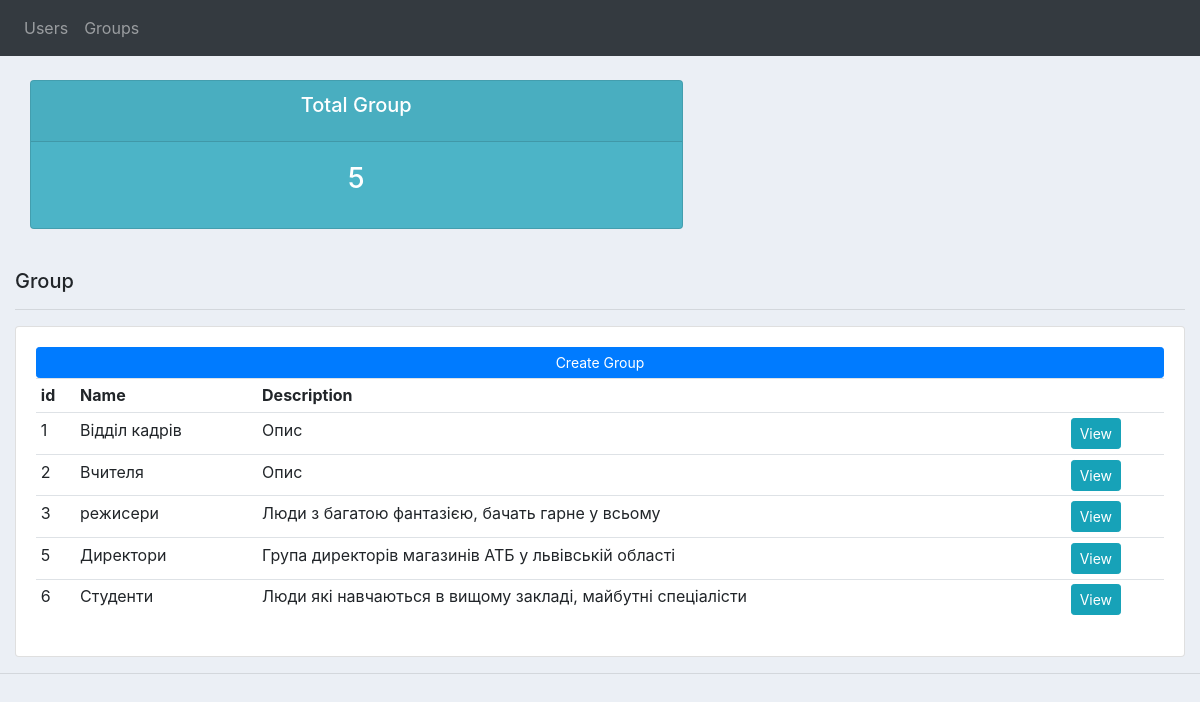
Page /group/ on the committed database.
### acccounts/models.py (models this page shows, shortened)
class Group(models.Model):
    id = models.PositiveSmallIntegerField('Group number', default=0, primary_key=True, help_text='id number for group')
    name = models.CharField('Group name', max_length=25)
    descripion = models.TextField('A short description of the group')
    def get_absolute_url(self):
        return reverse('group_info', args=[str(self.id)])
    class Meta:
        verbose_name='Group'
        verbose_name_plural='Groups'

### acccounts/views.py (the view)
# urls.py: url(r'group/$', views.group_list, name="all_group"),
def group_list(request):
    all_group = Group.objects.all().order_by('id')
    total_group = Group.objects.all().count()
    return render(request, 'user_group/all_group.html', context= {
        'list_group': all_group,
        'total_group': total_group,
    })

### acccounts/templates/user_group/all_group.html (shortened to what this page needs)
{% extends "base_generic.html" %}
{% block content %}
    <div class="row">
        <div class="col">
            <div class="col-md-7">
                <div class="card text-center text-white  mb-3" id="total">
                    <div class="card-header">
                        <h5 class="card-title">Total Group</h5>
                    </div>
                    <div class="card-body">
                        <h3 class="card-title">{{total_group}}</h3>
                    </div>
                </div>
            </div>
        </div>
    </div>
    <br>
    <div class="row">
        <div class="col-md">
            <h5>Group</h5>
		<hr>
		<div class="card card-body">
            <a class="prevent-submit btn btn-primary  btn-sm btn-block" href="{% url 'group_create' %}">Create Group</a>
			<table class="table table-sm">
				<tr>
					<th>id</th>
					<th>Name</th>
					<th>Description</th>
					<th></th>
				</tr>
				{% for group in list_group %}
					<tr>
						<td>{{group.id}}</td>
						<td>{{group.name}}</td>
						<td>{{group.descripion}}</td>
						<td><a class="btn btn-sm btn-info" href="{{ group.get_absolute_url }}">View</a></td>
					</tr>
				{% endfor %}
			    </table>
		    </div>
        </div>
    </div>
{% endblock %}

### static/css/main.css (style rules this page uses)
body { background-color: #ebeff5; }
#total { background-color: #4cb4c7; }

### rows in the picture
Group: id "1", name "Відділ кадрів", descripion "Опис"
Group: id "2", name "Вчителя", descripion "Опис"
Group: id "3", name "режисери", descripion "Люди з багатою фантазією, бачать гарне у всьому"
Group: id "5", name "Директори", descripion "Група директорів магазинів АТБ у львівській області"
Group: id "6", name "Студенти", descripion "Люди які навчаються в вищому закладі, майбутні спеціалісти"

### other values in the picture
{{ total_group }} "5"
